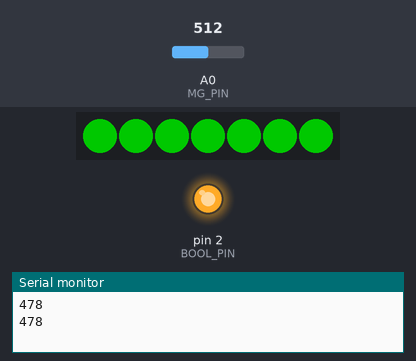
Simulated run of this sketch. Board: Arduino Uno, built with avr-gcc and run on an emulated ATmega328P. Shown: 7 RGB LEDs in strip order, left to right, output pins drawn as LEDs (lit = HIGH), the last lines printed to the serial monitor. The inputs (shaded band) are chosen by the test bench; at power-on: A0 (MG_PIN) = 512. Dim RGB values are drawn brighter than linear.

Above: at 1.2 s.
1.3 s: A0 (MG_PIN) set to 467
3.2 s: A0 (MG_PIN) set to 441
At 3.9 s:
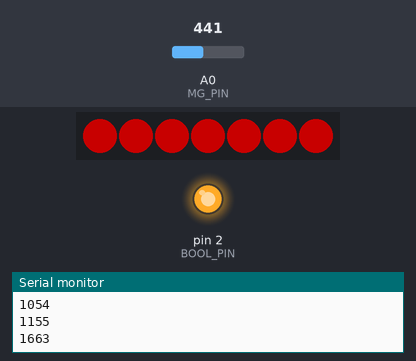
5.0 s: A0 (MG_PIN) set to 511
At 5.9 s:
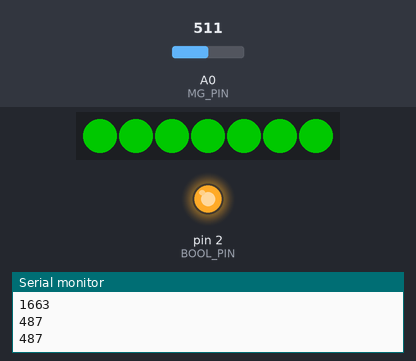
7.0 s: A0 (MG_PIN) set to 306
At 9.0 s:
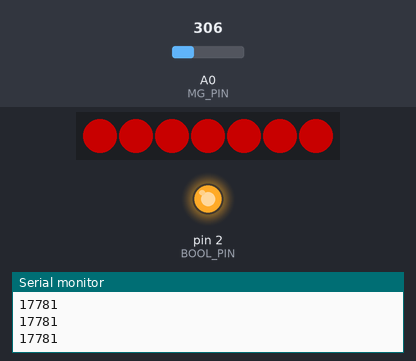
Timing chart, 0 to 10.0 s (numbered marks = the images above; inputs shaded):
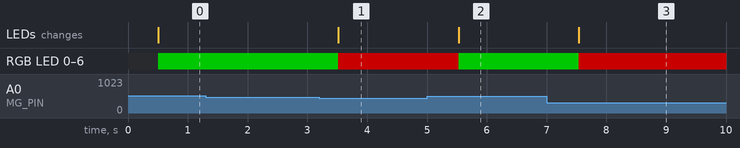

The sketch:

all_capteur_+_LED.ino
```cpp
//Library for LEDs, DHT11 sensor and Bluetooth
#include <PololuLedStrip.h>
#include <SimpleDHT.h>
#include <SoftwareSerial.h>

//Create a Led ribbon object and specify which pin controls it (here pin 12)
PololuLedStrip<12> ledStrip;
#define LED_COUNT 7
rgb_color colors[LED_COUNT];

//Bluetooth Sensor
SoftwareSerial Bluetooth(11, 10); // RX, TX
int pinBluetooth_rx = 11;
int pinBluetooth_tx =10;
int command;

//DHT11 Sensor
int pinDHT11 = 6;
SimpleDHT11 dht11;
int err = SimpleDHTErrSuccess;

//CO2 Sensor
int percentage;
float volts;
int LEDALERTE = 2;

//We define the constants for the CO2 sensor
#define         MG_PIN                       (A0)    //define which analog input channel you are going to use
#define         BOOL_PIN                     (2)
#define         DC_GAIN                      (8.5)   //define the DC gain of amplifier
#define         READ_SAMPLE_INTERVAL         (50)    //define how many samples you are going to take in normal operation
#define         READ_SAMPLE_TIMES            (5)     //define the time interval(in milisecond) between each samples in
                                                     //normal operation
#define         ZERO_POINT_VOLTAGE           (0.300) //define the output of the sensor in volts when the concentration of CO2 is 400PPM
#define         REACTION_VOLTGAE             (0.030) //define the voltage drop of the sensor when move the sensor from air into 1000ppm CO2

/*****************************Globals***********************************************/
float           CO2Curve[3]  =  {2.602,ZERO_POINT_VOLTAGE,(REACTION_VOLTGAE/(2.602-3))};
                                                     //two points are taken from the curve.
                                                     //with these two points, a line is formed which is
                                                     //"approximately equivalent" to the original curve.
                                                     //data format:{ x, y, slope}; point1: (lg400, 0.324), point2: (lg4000, 0.280)
                                                     //slope = ( reaction voltage ) / (log400 –log1000)

void setup() {
  //Initialisation of the serial port Bluetooth
  pinMode(pinBluetooth_rx, INPUT);
  pinMode(pinBluetooth_tx, OUTPUT);
  Bluetooth.begin(9600);

  //DHT11 sensor initialization
  pinMode(pinDHT11, INPUT_PULLUP);
  Serial.begin(9600);
  Serial.println("Attente du caractère 'm' pour afficher les données");

  //CO2 sensor initialisation
  pinMode(BOOL_PIN, INPUT);                        //set pin to input
  digitalWrite(BOOL_PIN, HIGH);
  pinMode(LEDALERTE, OUTPUT);
}

void loop() {
  Serial.println(CO2value());
  if (CO2value()>1250){
   setLEDcolor(100,0,0);
  }
  else {
    setLEDcolor(0,100,0);
  }
  // when characters arrive over the serial port...
  if (Bluetooth.available()) {
    command = Bluetooth.read();
    if ( command == 0 ) {
      getTemperatureandCO2();//Temperature and CO2 sensor reading
    } else {
      Serial.println(command);
    }
  }
}

/*****************************  getTemperatureandCO2 **********************************
Input:  Nothing in input
Output:  Returns via the bluetooth sensor the data from the DHT11 and CO2 sensors in the format "temperature (in °C), humidity (%), CO2 (ppm)"
Remarks: This function sends the data from the DHT11 and CO2 sensors via the Bluetooth sensor
************************************************************************************/
void getTemperatureandCO2() {
  byte temperature = 0;
  byte humidity = 0;

  if ((err = dht11.read(pinDHT11, &temperature, &humidity, NULL)) != SimpleDHTErrSuccess) {
    //If we can't read the data:
    Serial.print("Read DHT11 failed, err="); Serial.println(err); delay(1000);
    return;
  }
  /*
  Serial.print((int)temperature);
  Serial.print("°C, ");
  Serial.print((int)humidity);
  Serial.println("%");
  */
  Bluetooth.print((int)temperature);
  Bluetooth.print(",");
  Bluetooth.print((int)humidity);
  Bluetooth.print( "," );

  // Variable pour les mesures de CO2
  percentage = CO2value();
    if (percentage == -1) {
        Bluetooth.println(400);
        //Serial.println(400);
    } else {
        Bluetooth.println(percentage);
        //Serial.println(percentage);
    }
}

/*****************************  CO2value *********************************************
Input:  Nothing
Output:  output of the consentration of CO2
Remarks: This function reads the CO2 concentration and return it
************************************************************************************/
int CO2value(){
  volts = MGRead(MG_PIN);
  return  MGGetPercentage(volts,CO2Curve);
}


/*****************************  MGRead *********************************************
Input:   mg_pin - analog channel
Output:  output of SEN-000007
Remarks: This function reads the output of SEN-000007
************************************************************************************/
float MGRead(int mg_pin){
    int i;
    float v=0;

    for (i=0;i<READ_SAMPLE_TIMES;i++) {
        v += analogRead(mg_pin);
        delay(READ_SAMPLE_INTERVAL);
    }
    v = (v/READ_SAMPLE_TIMES) *5/1024 ;
    return v;
}

/*****************************  MQGetPercentage **********************************
Input:   volts   - SEN-000007 output measured in volts
         pcurve  - pointer to the curve of the target gas
Output:  ppm of the target gas
Remarks: By using the slope and a point of the line. The x(logarithmic value of ppm)
         of the line could be derived if y(MG-811 output) is provided. As it is a
         logarithmic coordinate, power of 10 is used to convert the result to non-logarithmic
         value.
************************************************************************************/
int  MGGetPercentage(float volts, float *pcurve)
{
   if ((volts/DC_GAIN )>=ZERO_POINT_VOLTAGE) {
      return -1;
   } else {
      return pow(10, ((volts/DC_GAIN)-pcurve[1])/pcurve[2]+pcurve[0]);
   }
}

void setLEDcolor(int red, int green, int blue){
  rgb_color color;
   color.red = red;
   color.green = green;
   color.blue = blue;
    // Update the colors buffer
    for(uint16_t i = 0; i < LED_COUNT; i++)
    {
      colors[i] = color;
    }
    // Write to the LED strip
    ledStrip.write(colors, LED_COUNT);
}
```

Measured:
- the behaviour switches between 458 and 457 on A0 (MG_PIN) (found by bisection; images 0 and 1)
- after the input at 3.2 s, RGB LED 0–6: RGB(0, 100, 0) → RGB(100, 0, 0) after 0.32 s; the LEDs: change after 0.32 s (image 1)
- after the input at 5.0 s, RGB LED 0–6: RGB(100, 0, 0) → RGB(0, 100, 0) after 0.53 s; the LEDs: change after 0.53 s (image 2)
- after the input at 7.0 s, RGB LED 0–6: RGB(0, 100, 0) → RGB(100, 0, 0) after 0.54 s; the LEDs: change after 0.54 s (image 3)
